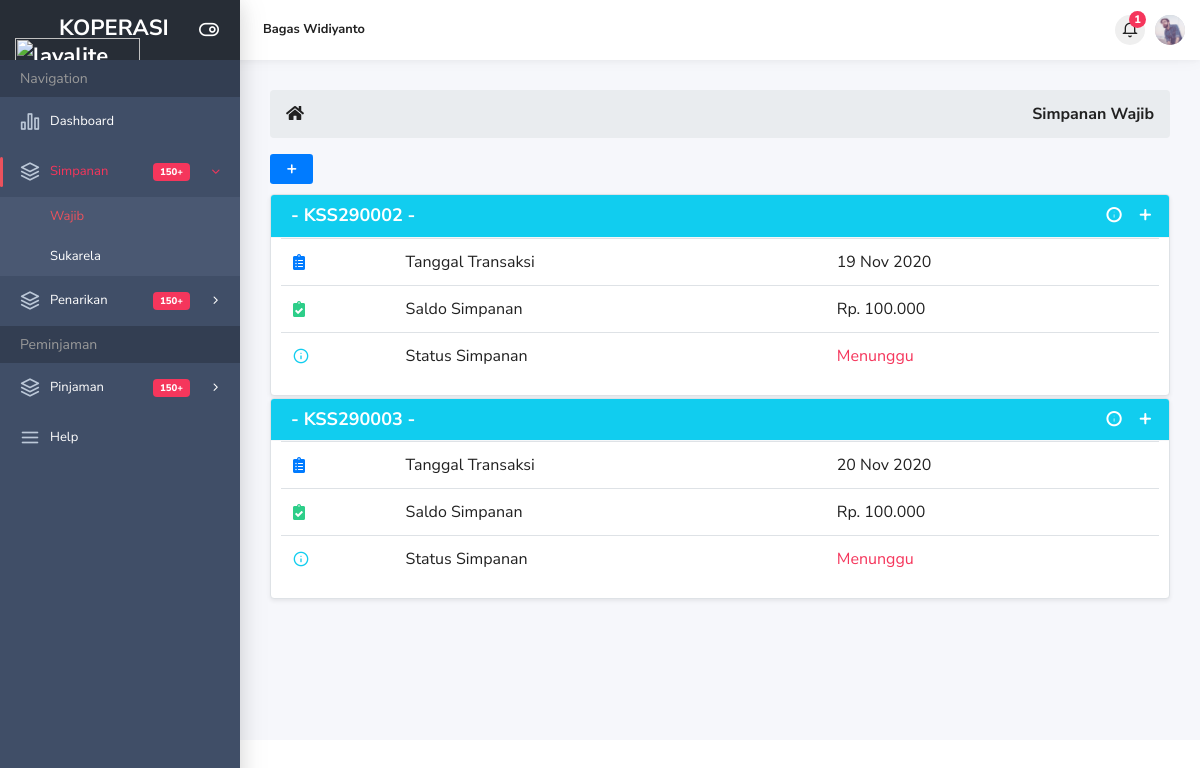
Screenshot of /simpanan_wajib.php (signed in) with the database file from the repository.
### tables this page shows
CREATE TABLE `simpanan` (
  `ID_Simpanan` varchar(20) NOT NULL,
  `ID_Tabungan` varchar(20) NOT NULL,
  `Jenis_Simpanan` varchar(20) NOT NULL,
  `Tanggal_Transaksi` varchar(20) NOT NULL,
  `Saldo_Simpanan` varchar(20) NOT NULL,
  `Status_Simpanan` varchar(20) NOT NULL,
  `gambar` varchar(100) NOT NULL
);

### simpanan_wajib.php (the view, shortened to what this page needs)
<?php include 'header.php'; ?>
<?php
function rp($angka)
{
    $hasil_rupiah = "Rp. " . number_format($angka, 0, '', '.');
    return $hasil_rupiah;
}
?>
<div class="main-content">
    <div class="container-fluid">
    <?php if($_SESSION['Level']=='Petugas'){ ?>
        <ol class="breadcrumb mb-4" style="font-size: 16px">
            <li><i class="fa fa-home" aria-hidden="true"></i></li>
            <li class="breadcrumb-item" style="margin-left: 10px"><a href="index.php">Dashboard</a></li>
            <li class="breadcrumb-item no-drop active">Simpanan Wajib</li>
            <li class="ml-auto active font-weight-bold">Simpanan Wajib</li>
        </ol>
    <?php }else{ ?>
        <ol class="breadcrumb" style="font-size: 16px">
            <li><i class="fa fa-home" aria-hidden="true"></i></li>
            <li class="ml-auto active font-weight-bold">Simpanan Wajib</li>
        </ol>
    <?php } ?>
        <div class="row">
            <?php if($_SESSION['Level']=='Petugas'){ ?>
                <div class="col-md-12">
                    <div class="card">
                        <div class="card-body">
                            <a href="tambah_simpanan.php" class="btn btn-primary btn-sm" style="margin-bottom: 10px; height: auto" data-toggle="tooltip" data-placement="top" title="Tambah Data Simpanan"><i class="fa fa-plus" aria-hidden="true"></i>Tambah Data</a>
                            <br>
                            <div style="overflow-x: auto;">
                                <table class=" table table-bordered display nowrap fixed" id="tabel-data" style="font-size: 16px;">
                                    <col width="30px">
                                    <col width="100px">
                                    <col width="100px">
                                    <col width="300px">
                                    <col width="150px">
                                    <col width="150px">
                                    <col width="100px">
                                    <col width="100px">
                                    <thead>
                                        <tr align="center">
                                            <th>No</th>
                                            <th>ID Simpanan</th>
                                            <th>ID Tabungan</th>
                                            <th>Nama_Anggota</th>
                                            <th>Tanggal Transaksi</th>
                                            <th>Saldo Simpanan</th>
                                            <th>Gambar</th>
                                            <th>Status</th>
                                        </tr>
                                    </thead>
                                    <tbody>
                                        <?php
                                        $i = 1;
                                        $query = "SELECT * FROM simpanan INNER JOIN anggota
                                        on anggota.ID_Tabungan = simpanan.ID_Tabungan WHERE Jenis_Simpanan='Simpanan Wajib'";
                                        $sql_total  = mysqli_query($konek, "SELECT SUM(Saldo_Simpanan) as Total_Wajib FROM simpanan
                                        INNER JOIN anggota on anggota.ID_Tabungan = simpanan.ID_Tabungan WHERE Jenis_Simpanan='Simpanan Wajib'");
                                        $total_sw   = mysqli_fetch_array($sql_total);
                                        $sw         = $total_sw['Total_Wajib'];
                                        $sql = mysqli_query($konek, "$query");
                                        while ($w = mysqli_fetch_array($sql)) {
                                            $color = "color:" . ($w['Status_Simpanan'] == 'Konfirmasi' ? 'black' : 'red') . "";
                                        ?>
                                            <tr style="<?= $color; ?>">
                                                <td align="center"><?= $i++; ?></td>
                                                <td align="center"><?= $w["ID_Simpanan"]; ?></td>
                                                <td align="center"><?= $w["ID_Tabungan"]; ?></td>
                                                <td><?= $w["Nama_Anggota"]; ?></td>
                                                <td align="right"><?= tgl($w["Tanggal_Transaksi"]); ?></td>
                                                <td align="right"><?= rupiah($w["Saldo_Simpanan"]); ?></td>
                                                <td align="center">
                                                    <a id="view" data-toggle="modal" data-target="#editLayoutItem" data-ID_Simpanan="<?= $w['ID_Simpanan']; ?>" data-ID_Tabungan="<?= $w['ID_Tabungan']; ?>" data-Jenis_Simpanan="<?= $w['Jenis_Simpanan']; ?>" data-Nama_Anggota="<?= $w['Nama_Anggota']; ?>" data-Tanggal_Transaksi="<?= $w['Tanggal_Transaksi']; ?>" data-Saldo_Simpanan="<?= $w['Saldo_Simpanan']; ?>" data-gambar="<?= $w['gambar']; ?>" class=" w-40 w-sm-100" data-toggle="tooltip" data-placement="top" title="Klik untuk melihat gambar ukuran besar">
                                                        <img src="img/<?= $w['gambar']; ?>" width="80">
                                                </td>
                                                <td align="center"><?= $w["Status_Simpanan"]; ?></td>
                                            </tr>
                                        <?php } ?>
                                    </tbody>
                                </table>
                            </div>
                            <div class='border'>
                                <p class="p-2">Total Simpanan Wajib : <?php if (isset($sw)) {
                                                                            echo rp($sw);
                                                                        } ?></p>
                            </div>
                        </div>
                    </div>
                </div>
            <?php } else { ?>
                <div class="col-md-12">
                    <a href="tambah_simpanan.php" data-toggle="tooltip" data-placement="top" title="Tambah Data Simpanan">
                    <button class="mb-10 btn btn-sm ik ik-plus bg-primary text-white"></button></a>
                    <?php
                        $query = "SELECT * from simpanan INNER JOIN anggota
                        on anggota.ID_Tabungan = simpanan.ID_Tabungan WHERE Jenis_Simpanan='Simpanan Wajib'
                        AND anggota.ID_User='$_SESSION[ID_User]'";
                        $sql = mysqli_query($konek, "$query");
                        while ($w = mysqli_fetch_array($sql)) {
                            $color = ($w['Status_Simpanan'] == 'Konfirmasi' ? 'text-success' : 'text-danger');
                    ?>
                        <div class="widget border shadow-sm" style="margin-bottom:2px">
                            <div class="widget-header bg-info text-white">
                                <h3 class="widget-title h5 font-weight-bold">- <?= $w['ID_Simpanan']?> -</h3>
                                <div class="widget-tools pull-right">
                                    <a href="#"><button class="btn btn-sm btn-widget-tool ik ik-info text-white" data-toggle="modal" data-target="#exampleModal"></button></a>
                                    <button type="button" class="btn btn-sm btn-widget-tool minimize-widget text-white ik ik-plus"></button>
                                </div>
                            </div>
                            <div class="widget-body" style="padding: 0px 10px;">
                                <table class="table">
                                    <tr>
                                        <td><i class="fas fa-clipboard-list text-primary"></i></td>
                                        <td>Tanggal Transaksi</td>
                                        <td><?= tgl($w['Tanggal_Transaksi']); ?></td>
                                    </tr>
                                    <tr>
                                        <td><i class="fas fa-clipboard-check text-success"></i></td>
                                        <td>Saldo Simpanan</td>
                                        <td><?= rp($w['Saldo_Simpanan']); ?></td>
                                    </tr>
                                    <tr>
                                        <td><i class="ik ik-info text-info"></i></td>
                                        <td>Status Simpanan</td>
                                        <td class="<?= $color; ?>"><?= $w['Status_Simpanan']; ?></td>
                                    </tr>
                                </table>
                            </div>
                        </div>
                    <?php } ?>
                </div>
            <?php } ?>
        </div>
    </div>
</div>
<?php include 'footer.php'; ?>

### rows the page displays
simpanan: ID_Simpanan "KSS290002", Tanggal_Transaksi "19 Nov 2020", Saldo_Simpanan "Rp. 100.000", Status_Simpanan "Menunggu"
simpanan: ID_Simpanan "KSS290003", Tanggal_Transaksi "20 Nov 2020", Saldo_Simpanan "Rp. 100.000", Status_Simpanan "Menunggu"

### other values shown
$_SESSION['Nama_Lengkap'] "Bagas Widiyanto"
